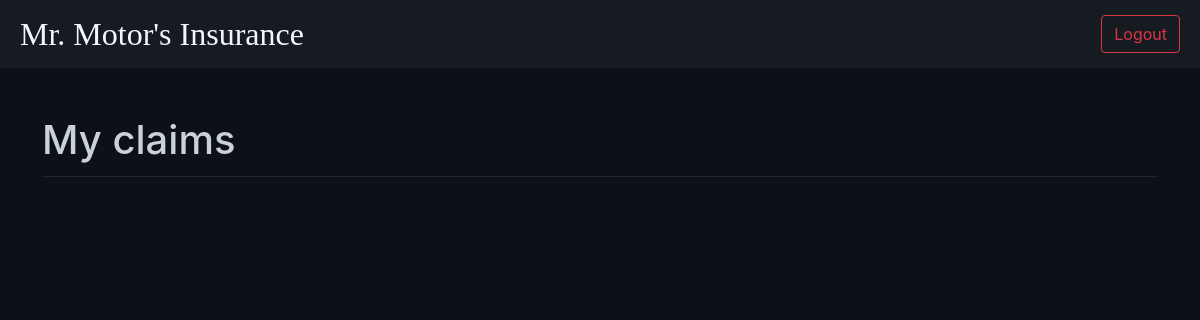
Page /dashboard/ (signed in) on the earlier database version.
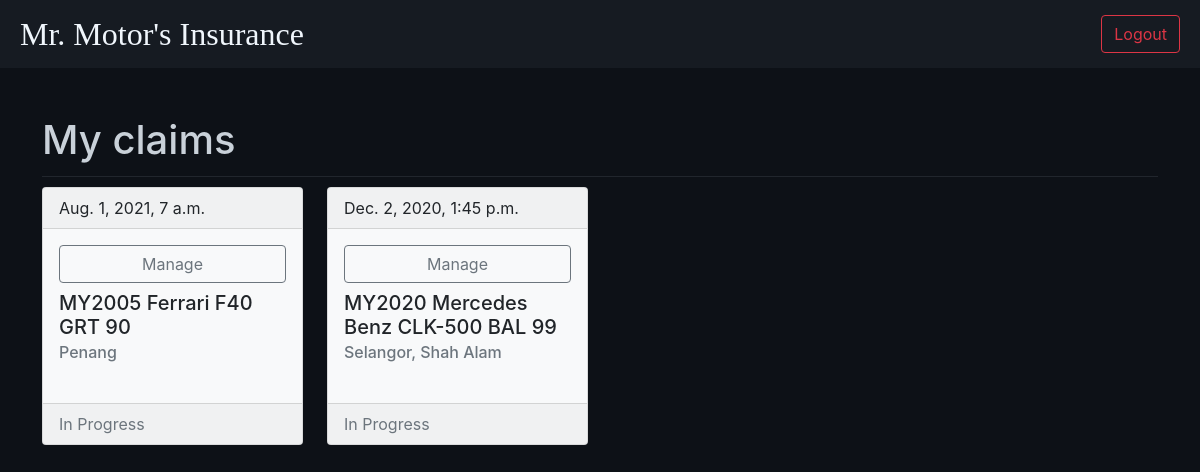
Same page on the later database version.
### dashboard/models.py (models this page shows)
class Claim(models.Model):
    user = models.ForeignKey(User, on_delete=models.CASCADE, null=True)
    fullname = models.CharField(max_length=100)
    email = models.EmailField(max_length=254)
    mobile_num = PhoneNumberField()
    vehicle_model_year = models.CharField(max_length=6)
    vehicle_model = models.CharField(max_length=60)
    vehicle_no = models.CharField(max_length=20)
    accident_dt = models.DateTimeField()
    location = models.CharField(max_length=80)
    OWN_DAMAGE = 'OD'
    KNOCK_FOR_KNOCK = 'KFK'
    WINDSCREEN_DAMAGE = 'WD'
    THEFT = 'T'
    LOSS_CHOICES = [
        (OWN_DAMAGE, 'Own Damage'),
        (KNOCK_FOR_KNOCK, 'Knock for Knock'),
        (WINDSCREEN_DAMAGE, 'Windscreen Damage'),
        (THEFT, 'Theft'),
    ]
    loss_type = models.CharField(
        max_length=3,
        choices=LOSS_CHOICES,
        default=OWN_DAMAGE,
    )
    loss_desc = models.TextField()
    YES = 'Yes'
    NO = 'No'
    P_REPORT_CHOICES = [
        (YES, 'Yes'),
        (NO, 'No'),
    ]
    pr_lodged_inq = models.CharField(
        max_length=3,
        choices=P_REPORT_CHOICES,
        default=YES,
    )
    INQ_INJURY_CHOICES = [
        (YES, 'Yes'),
        (NO, 'No'),
    ]
    inq_injury = models.CharField(
        max_length=3,
        choices=INQ_INJURY_CHOICES,
        default=NO,
    )
    def validate_pdf_file_extension(value):
        print(value.file.content_type)
        if value.file.content_type != 'application/pdf':
            raise ValidationError(
            'Invalid file type. Only .pdf files are accepted.'
        )
    photo = models.ImageField(upload_to='images/')
    insurance_cover_note_pdf = models.FileField(upload_to='pdfs/', validators=[validate_pdf_file_extension])
    status = models.CharField(max_length=11, default='In Progress')

### dashboard/views.py (the view)
# urls.py: path('', views.IndexView.as_view(), name='index'),
class IndexView(generic.ListView):
    template_name = 'dashboard/dashboard.html'
    context_object_name = 'claims'
    def get_queryset(self):
        return Claim.objects.filter(
            user=self.request.user
        ).order_by('-id')

### dashboard/templates/dashboard/dashboard.html
{% extends 'base/base.html' %}
{% block content %}
<div class="container mt-5">
    <h1 class="form-title">My claims</h1>
    <div class="row row-cols-1 row-cols-md-4 g-4">
        {% for claim in claims %}
        <div class="col">
            <div class="card h-100 text-dark bg-light mb-3" style="max-width: 18rem;">
                <div class="card-header">{{ claim.accident_dt }}</div>
                <div class="card-body">
                    <div class="d-grid gap-2 mb-2">
                        <a href="{% url 'dashboard:manage' claim.id %}" class="btn btn-outline-secondary">{% if claim.status == 'In Progress' %}Manage{% else %}View{% endif %}</a>
                    </div>
                    <h5 class="card-title">{{ claim.vehicle_model_year }} {{ claim.vehicle_model }} {{ claim.vehicle_no }}</h5>
                    <h6 class="card-subtitle mb-2 text-muted">{{ claim.location }}</h6>
                </div>
                <div class="card-footer text-muted">{{ claim.status }}</div>
            </div>
        </div>
        {% endfor %}
    </div>
</div>
{% endblock %}

### templates/base/base.html (shortened to what this page needs)
<!DOCTYPE html>
<html lang="en">
<head>
    {% load static %}
    <link href="https://cdn.jsdelivr.net/npm/bootstrap@5.0.0-beta1/dist/css/bootstrap.min.css" rel="stylesheet">
    <link rel="stylesheet" href="{% static 'base/main.css' %}">
</head>
<body>
    <header id="banner">
        <a href="{% url 'index:index' %}">
            <h1 id="logo">Mr. Motor's Insurance</h1>
        </a>
        {% if user.is_authenticated %}
        <a href="{% url 'logout:index' %}" class="btn btn-outline-danger">Logout</a>
        {% endif %}
    </header>
    {% block content %}
    {% endblock %}
</body>
</html>

### static/base/main.css (style rules this page uses)
* { margin: 0; padding: 0; }
header#banner { background-color: #161b22; padding: 15px 20px; display: flex; justify-content: space-between; }
#banner > a { text-decoration: none; }
#logo { color: #f0f6fc; font-family: Georgia, 'Times New Roman', Times, serif; font-size: 24pt; margin: 0; }
body { background-color: #0d1117; font-family: -apple-system, BlinkMacSystemFont, 'Segoe UI', Roboto, Oxygen, Ubuntu, Cantarell, 'Open Sans', 'Helvetica Neue', sans-serif; }
label, .form-title { color: #c9d1d9; }
.form-title { border-bottom: 1px solid #21262d; padding-bottom: 12px; margin-bottom: 10px; }

Differences in the rows shown:
added Claim: accident_dt "Aug. 1, 2021, 7 a.m.", shows "Manage", vehicle_model_year "MY2005", vehicle_model "Ferrari F40", vehicle_no "GRT 90", location "Penang", status "In Progress"
added Claim: accident_dt "Dec. 2, 2020, 1:45 p.m.", shows "Manage", vehicle_model_year "MY2020", vehicle_model "Mercedes Benz CLK-500", vehicle_no "BAL 99", location "Selangor, Shah Alam", status "In Progress"
